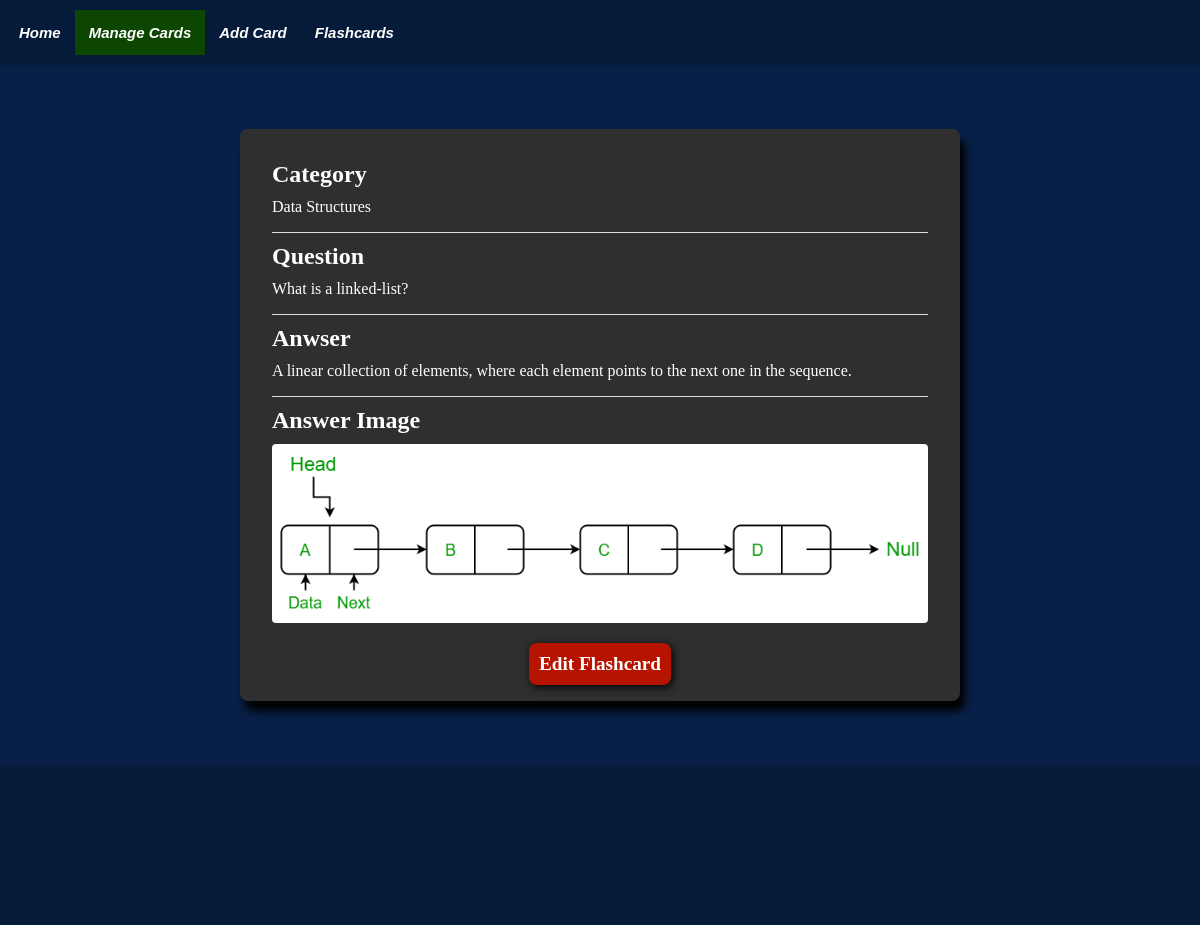
Screenshot of /view_flashcard/23 with the database file from the repository.
### tables this page shows
CREATE TABLE Flashcards(
                    cid INTEGER PRIMARY KEY AUTOINCREMENT,
                    category TEXT NOT NULL,
                    question TEXT,
                    answer TEXT,
                    qid INTEGER REFERENCES Figure(fid), 
                    aid INTEGER REFERENCES Figure(fid)
            );

CREATE TABLE Figure(
                    fid INTEGER PRIMARY KEY AUTOINCREMENT,
                    code_block TEXT,
                    code_type TEXT,
                    image_file TEXT
            );

### app.py (the view)
@app.route("/view_flashcard/<key>")
def view_flashcard_route(key):
    data = database.view_card(key=key)
    categories = database.view_allcategories()
    return render_template('view_flashcard.html', nav_id="manage-page", data=data, categories=categories)

### templates/view_flashcard.html (shortened to what this page needs)
{% extends "base.html" %}
{% block content %}
<div class="flashcard-content">
    <div class="flashcard-content-inner">
        <h2>Category</h2>
        <p>{{ data['category'] | escape }}</p>
    </div>
    <div class="flashcard-content-inner">
        <h2>Question</h2>
        <p>{{ data['question'] | escape }}</p>
    </div>
    <div class="flashcard-content-inner">
        <h2>Anwser</h2>
        <p>{{ data['answer'] | escape }}</p>
    </div>
    {% if data['a_image_file'] %}
        <div class="flashcard-content-inner">
            <h2>Answer Image</h2>
            <img class="card-image" src="{{ url_for('static', filename='images/' + data['a_image_file']) }}" alt="{{ data['a_image_file'] }}">
        </div>
    {% endif %}
    <a class="edit-btn view-btn" href="{{ url_for('edit_flashcard_route', key=data['key']) | escape }}">
        Edit Flashcard
    </a>
</div>
{% endblock %}

### templates/base.html (shortened to what this page needs)
<!DOCTYPE html>
<html lang="en">
    <head>
        <link rel="stylesheet" type="text/css" href="{{ url_for('static', filename='css/base.css') }}">
        <link rel="stylesheet" type="text/css" href="{{ url_for('static', filename='css/prism.css') }}">
    </head>
    <body>
        <div id="nav-bar">
            <ul class="nav">
                <li><a href="{{  url_for('home')  }}" class="nav-tile {% if nav_id == 'home-page' %}active{% endif %}">Home</a></li>
                <li><a href="{{  url_for('manage_flashcards_route')  }}" class="nav-tile {% if nav_id == 'manage-page' %}active{% endif %}">Manage Cards</a></li>
                <li><a href="{{  url_for('add_flashcard_route')  }}" class="nav-tile {% if nav_id == 'add-page' %}active{% endif %}">Add Card</a></li>
                <li>
                    <div class="dropdown {% if nav_id == 'flashcard-page' %}active{% endif %}">
                        <button class="dropbtn nav-tile">Flashcards</button>
                    </div>
                </li>
            </ul>
        </div>
        <div id="flash-messages">
        </div>
        <div class="content">
            {% block content %}{% endblock %}
        </div>
        <footer></footer>
    </body>
</html>

### static/css/base.css (style rules this page uses)
* { padding: 0; margin: 0; box-sizing: border-box; }
body { background-color: #082048; font-family: 'Times New Roman', Times, serif; width: 100%; position: relative; display: flex; flex-direction: column; min-height: 100vh; }
.content { flex: 1; }
#nav-bar { padding: 10px 0px 10px 5px; margin-bottom: 1rem; background-color: rgba(0, 0, 0, 0.2); display: flex; flex-direction: row; }
.nav { list-style-type: none; margin: 0; padding: 0; overflow: hidden; }
.nav li { display: inline; float: left; }
.nav-tile { font-size: 15px; font-family: Arial, sans-serif; font-weight: bold; font-style: italic; display: block; color: #FFFFFF; text-align: center; padding: 14px; text-decoration: none; }
.active { background: #0d4600; }
.dropbtn { background-color: inherit; border: none; }
#flash-messages { margin: 0 4rem 1rem 4rem; height: 2rem; overflow: hidden; }
.card-image { border-radius: 4px; height: fit-content; max-height: 100%; max-width: 100%; }
.flashcard-content { background-color: #2f2f2f; color: #FFFFFF; box-shadow: 5px 10px 8px #000; margin: 0 auto 4rem auto; padding: 1rem; border-radius: 8px; width: 60vw; }
.flashcard-content-inner { margin: 1rem; border-top: 1px solid #ddd;; }
.flashcard-content-inner h2 { margin: 10px 0; }
.flashcard-content-inner:first-child { border-top: none; }
.edit-btn { border: none; display: block; margin: 0 auto; padding: 10px; background-color: #b71301; box-shadow: 2px 2px 8px #000; border-radius: 8px; color: #FFFFFF; font-weight: bold; font-size: larger; }
.view-btn { text-decoration: none; text-align: center; width:fit-content; }
footer { height: 10rem; background-color: rgba(0, 0, 0, 0.2); }

### rows the page displays
Flashcards: category "Data Structures", question "What is a linked-list?", answer "A linear collection of elements, where each element points to the next one in the sequence."
Figure: image_file (picture)
